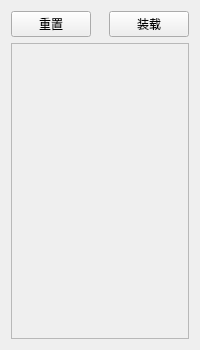
<?xml version="1.0" encoding="UTF-8"?>
<ui version="4.0">
 <class>match_place</class>
 <widget class="QWidget" name="match_place">
  <property name="geometry">
   <rect>
    <x>0</x>
    <y>0</y>
    <width>200</width>
    <height>350</height>
   </rect>
  </property>
  <property name="windowTitle">
   <string>Form</string>
  </property>
  <layout class="QVBoxLayout" name="verticalLayout">
   <item>
    <layout class="QHBoxLayout" name="horizontalLayout">
     <item>
      <widget class="QPushButton" name="begin">
       <property name="text">
        <string>重置</string>
       </property>
      </widget>
     </item>
     <item>
      <spacer name="horizontalSpacer">
       <property name="orientation">
        <enum>Qt::Horizontal</enum>
       </property>
       <property name="sizeHint" stdset="0">
        <size>
         <width>40</width>
         <height>20</height>
        </size>
       </property>
      </spacer>
     </item>
     <item>
      <widget class="QPushButton" name="load">
       <property name="text">
        <string>装载</string>
       </property>
      </widget>
     </item>
    </layout>
   </item>
   <item>
    <widget class="QScrollArea" name="scrollArea">
     <property name="widgetResizable">
      <bool>true</bool>
     </property>
     <widget class="QWidget" name="input_zone">
      <property name="geometry">
       <rect>
        <x>0</x>
        <y>0</y>
        <width>180</width>
        <height>299</height>
       </rect>
      </property>
     </widget>
    </widget>
   </item>
  </layout>
 </widget>
 <resources/>
 <connections/>
</ui>
